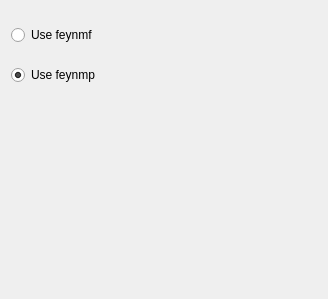
<?xml version="1.0" encoding="UTF-8"?>
<ui version="4.0">
 <class>Form</class>
 <widget class="QWidget" name="Form">
  <property name="geometry">
   <rect>
    <x>0</x>
    <y>0</y>
    <width>328</width>
    <height>299</height>
   </rect>
  </property>
  <property name="windowTitle">
   <string>Form</string>
  </property>
  <layout class="QVBoxLayout" name="verticalLayout">
   <property name="spacing">
    <number>20</number>
   </property>
   <property name="topMargin">
    <number>25</number>
   </property>
   <item>
    <widget class="QRadioButton" name="INPUT_UseFeynMF">
     <property name="toolTip">
      <string>with metafont, creates bitmaps</string>
     </property>
     <property name="text">
      <string>Use feynmf</string>
     </property>
    </widget>
   </item>
   <item>
    <widget class="QRadioButton" name="INPUT_UseFeynMP">
     <property name="toolTip">
      <string>with metapost, creates vector output</string>
     </property>
     <property name="text">
      <string>Use feynmp</string>
     </property>
     <property name="checked">
      <bool>true</bool>
     </property>
    </widget>
   </item>
   <item>
    <spacer name="verticalSpacer">
     <property name="orientation">
      <enum>Qt::Vertical</enum>
     </property>
     <property name="sizeHint" stdset="0">
      <size>
       <width>20</width>
       <height>40</height>
      </size>
     </property>
    </spacer>
   </item>
  </layout>
 </widget>
 <resources/>
 <connections/>
</ui>
